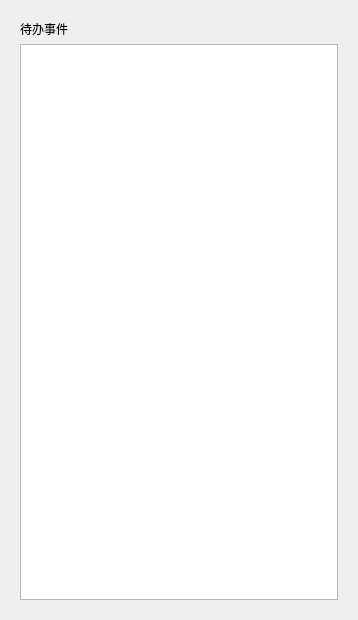
<?xml version="1.0" encoding="UTF-8"?>
<ui version="4.0">
 <class>DialogEventList</class>
 <widget class="QDialog" name="DialogEventList">
  <property name="geometry">
   <rect>
    <x>0</x>
    <y>0</y>
    <width>358</width>
    <height>620</height>
   </rect>
  </property>
  <property name="windowTitle">
   <string>事件列表</string>
  </property>
  <property name="windowIcon">
   <iconset resource="../res/icon.qrc">
    <normaloff>:/images/Icon_min.png</normaloff>:/images/Icon_min.png</iconset>
  </property>
  <layout class="QHBoxLayout" name="horizontalLayout">
   <item>
    <widget class="QStackedWidget" name="stackedWidget">
     <property name="sizePolicy">
      <sizepolicy hsizetype="Expanding" vsizetype="Expanding">
       <horstretch>0</horstretch>
       <verstretch>0</verstretch>
      </sizepolicy>
     </property>
     <property name="currentIndex">
      <number>0</number>
     </property>
     <widget class="QWidget" name="page_checkQueue">
      <layout class="QVBoxLayout" name="verticalLayout">
       <item>
        <widget class="QLabel" name="label">
         <property name="text">
          <string>待办事件</string>
         </property>
        </widget>
       </item>
       <item>
        <widget class="QTreeView" name="treeView"/>
       </item>
      </layout>
     </widget>
     <widget class="QWidget" name="page_histroyQueue">
      <layout class="QVBoxLayout" name="verticalLayout_2">
       <item>
        <widget class="QLabel" name="label_history">
         <property name="text">
          <string>历史事件</string>
         </property>
        </widget>
       </item>
       <item>
        <widget class="QListView" name="listView_history"/>
       </item>
      </layout>
     </widget>
    </widget>
   </item>
  </layout>
 </widget>
 <resources>
  <include location="../res/icon.qrc"/>
 </resources>
 <connections/>
</ui>
